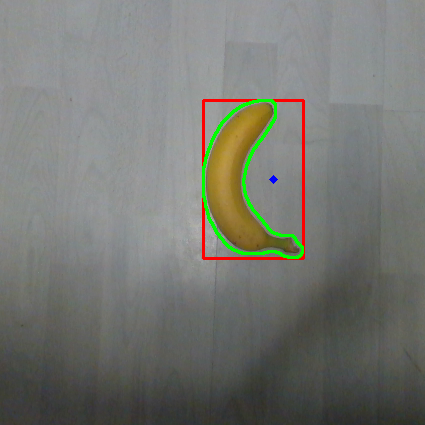
#> input picture New Folder/banane_12.05.2020.png, 425 x 425 px
$ python -i cv_utils2.py   (imports and definitions only)
#> lines starting #> are read from the running program, lines starting #| are printed output that depends on the picture
import cv2
import numpy as np
import imutils
from realsense_sensor import RealsenseSensor

# [57 lines left out: functions findContoursInMask, redMask, greenMask, calcDepth, findRectsInMask, not called in this run]

def findCirclesInMask(gray):
    img_c = cv2.medianBlur(gray,	5)
    circles	= cv2.HoughCircles(img_c,cv2.HOUGH_GRADIENT,1,120,param1=100,param2=30,minRadius=0,maxRadius=0)
    circles	= np.uint16(np.around(circles))

    for	i in circles[0,:]:
	    #	draw	the	outer	circle
		            cv2.circle(img_c,(i[0],i[1]),i[2],(0,255,0),6)
		#	draw	the	center	of	the	circle
		            cv2.circle(img_c,(i[0],i[1]),2,(0,0,255),3)

    cimg = cv2.cvtColor(img_c,cv2.COLOR_GRAY2BGR)
    return cimg


def plotCircleAroundCenter(img, x, y, color=(255, 0, 0)):
    img = cv2.circle(img,(int(x),int(y)),2,color,3)
    return img

# [135 lines left out: functions plotBoundingRect, plotBoundingRect1, find_shapes_in_image, calcGraspPoint, not called in this run]


>>> import cv2
>>> picture = cv2.imread('New Folder/banane_12.05.2020.png', cv2.IMREAD_GRAYSCALE)
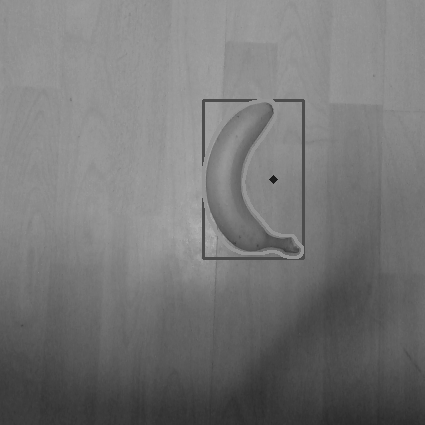
#> picture: shape (425, 425); min 29, max 178, mean 118.5
>>> result = findCirclesInMask(picture)
#> in findCirclesInMask, `circles	= cv2.HoughCircles(img_c,cv2.HOUGH_GRADIENT,1,120,param1=100,p..`: circles = [[286.5, 182.5, 81.6]]
#> in findCirclesInMask, `circles	= np.uint16(np.around(circles))`: circles = [[286, 182, 82]]
#> the loop in findCirclesInMask, `for	i in circles[0,:]:` made 1 pass
#> after the loop in findCirclesInMask, `for	i in circles[0,:]:`:
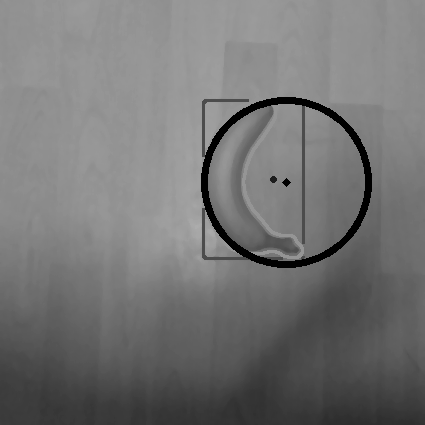
#> img_c: shape (425, 425); min 0, max 173, mean 116.1
